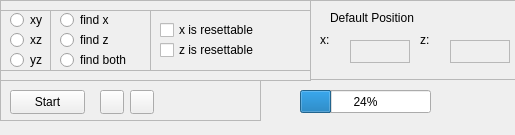
        <widget class="QWidget" name="scrollAreaTopRightContents">
         <property name="geometry">
          <rect>
           <x>0</x>
           <y>0</y>
           <width>515</width>
           <height>135</height>
          </rect>
         </property>
         <property name="minimumSize">
          <size>
           <width>515</width>
           <height>135</height>
          </size>
         </property>
         <widget class="QFrame" name="RadioButtonsAndCheckboxes">
          <property name="geometry">
           <rect>
            <x>0</x>
            <y>0</y>
            <width>311</width>
            <height>81</height>
           </rect>
          </property>
          <property name="frameShape">
           <enum>QFrame::StyledPanel</enum>
          </property>
          <property name="frameShadow">
           <enum>QFrame::Raised</enum>
          </property>
          <widget class="QFrame" name="frameFindXYZ">
           <property name="geometry">
            <rect>
             <x>50</x>
             <y>10</y>
             <width>101</width>
             <height>61</height>
            </rect>
           </property>
           <property name="frameShape">
            <enum>QFrame::StyledPanel</enum>
           </property>
           <property name="frameShadow">
            <enum>QFrame::Raised</enum>
           </property>
           <property name="lineWidth">
            <number>2</number>
           </property>
           <property name="midLineWidth">
            <number>0</number>
           </property>
           <widget class="QRadioButton" name="radioButton_xyz_second">
            <property name="geometry">
             <rect>
              <x>10</x>
              <y>20</y>
              <width>91</width>
              <height>20</height>
             </rect>
            </property>
            <property name="text">
             <string>find z</string>
            </property>
           </widget>
           <widget class="QRadioButton" name="radioButton_xyz_first">
            <property name="geometry">
             <rect>
              <x>10</x>
              <y>0</y>
              <width>91</width>
              <height>20</height>
             </rect>
            </property>
            <property name="text">
             <string>find x</string>
            </property>
           </widget>
           <widget class="QRadioButton" name="radioButton_xyz_both">
            <property name="geometry">
             <rect>
              <x>10</x>
              <y>40</y>
              <width>91</width>
              <height>20</height>
             </rect>
            </property>
            <property name="text">
             <string>find both</string>
            </property>
           </widget>
          </widget>
          <widget class="QFrame" name="frameXYZ_lable">
           <property name="geometry">
            <rect>
             <x>0</x>
             <y>10</y>
             <width>51</width>
             <height>61</height>
            </rect>
           </property>
           <property name="frameShape">
            <enum>QFrame::StyledPanel</enum>
           </property>
           <property name="frameShadow">
            <enum>QFrame::Raised</enum>
           </property>
           <property name="lineWidth">
            <number>2</number>
           </property>
           <property name="midLineWidth">
            <number>0</number>
           </property>
           <widget class="QRadioButton" name="radioButton_xz">
            <property name="geometry">
             <rect>
              <x>10</x>
              <y>20</y>
              <width>51</width>
              <height>20</height>
             </rect>
            </property>
            <property name="text">
             <string>xz</string>
            </property>
           </widget>
           <widget class="QRadioButton" name="radioButton_xy">
            <property name="geometry">
             <rect>
              <x>10</x>
              <y>0</y>
              <width>51</width>
              <height>20</height>
             </rect>
            </property>
            <property name="text">
             <string>xy</string>
            </property>
           </widget>
           <widget class="QRadioButton" name="radioButton_yz">
            <property name="geometry">
             <rect>
              <x>10</x>
              <y>40</y>
              <width>51</width>
              <height>20</height>
             </rect>
            </property>
            <property name="text">
             <string>yz</string>
            </property>
           </widget>
          </widget>
          <widget class="QFrame" name="frameResettable">
           <property name="geometry">
            <rect>
             <x>150</x>
             <y>10</y>
             <width>161</width>
             <height>61</height>
            </rect>
           </property>
           <property name="frameShape">
            <enum>QFrame::StyledPanel</enum>
           </property>
           <property name="frameShadow">
            <enum>QFrame::Raised</enum>
           </property>
           <property name="lineWidth">
            <number>2</number>
           </property>
           <widget class="QCheckBox" name="checkBoxX_Resettable">
            <property name="geometry">
             <rect>
              <x>10</x>
              <y>10</y>
              <width>141</width>
              <height>20</height>
             </rect>
            </property>
            <property name="text">
             <string>x is resettable</string>
            </property>
           </widget>
           <widget class="QCheckBox" name="checkBoxZ_Resettable">
            <property name="geometry">
             <rect>
              <x>10</x>
              <y>30</y>
              <width>141</width>
              <height>20</height>
             </rect>
            </property>
            <property name="text">
             <string>z is resettable</string>
            </property>
           </widget>
          </widget>
         </widget>
         <widget class="QFrame" name="defaultPosFrame">
          <property name="geometry">
           <rect>
            <x>310</x>
            <y>0</y>
            <width>250</width>
            <height>80</height>
           </rect>
          </property>
          <property name="frameShape">
           <enum>QFrame::StyledPanel</enum>
          </property>
          <property name="frameShadow">
           <enum>QFrame::Raised</enum>
          </property>
          <widget class="QLabel" name="labelDefaultPos">
           <property name="geometry">
            <rect>
             <x>20</x>
             <y>10</y>
             <width>111</width>
             <height>16</height>
            </rect>
           </property>
           <property name="text">
            <string>Default Position</string>
           </property>
          </widget>
          <widget class="QLabel" name="labelDefaultFirst">
           <property name="geometry">
            <rect>
             <x>10</x>
             <y>32</y>
             <width>16</width>
             <height>16</height>
            </rect>
           </property>
           <property name="text">
            <string>x:</string>
           </property>
          </widget>
          <widget class="QLabel" name="labelDefaultSecond">
           <property name="geometry">
            <rect>
             <x>110</x>
             <y>32</y>
             <width>16</width>
             <height>16</height>
            </rect>
           </property>
           <property name="text">
            <string>z:</string>
           </property>
          </widget>
          <widget class="QFrame" name="redFrameDefaultPos1">
           <property name="geometry">
            <rect>
             <x>40</x>
             <y>40</y>
             <width>60</width>
             <height>23</height>
            </rect>
           </property>
           <property name="frameShape">
            <enum>QFrame::StyledPanel</enum>
           </property>
           <property name="frameShadow">
            <enum>QFrame::Raised</enum>
           </property>
          </widget>
          <widget class="QFrame" name="redFrameDefaultPos2">
           <property name="geometry">
            <rect>
             <x>140</x>
             <y>40</y>
             <width>60</width>
             <height>23</height>
            </rect>
           </property>
           <property name="frameShape">
            <enum>QFrame::StyledPanel</enum>
           </property>
           <property name="frameShadow">
            <enum>QFrame::Raised</enum>
           </property>
          </widget>
         </widget>
         <widget class="QProgressBar" name="progressBarMainSearch">
          <property name="geometry">
           <rect>
            <x>300</x>
            <y>90</y>
            <width>131</width>
            <height>23</height>
           </rect>
          </property>
          <property name="value">
           <number>24</number>
          </property>
         </widget>
         <widget class="QFrame" name="startPauseCancelFrame">
          <property name="geometry">
           <rect>
            <x>0</x>
            <y>80</y>
            <width>261</width>
            <height>41</height>
           </rect>
          </property>
          <property name="frameShape">
           <enum>QFrame::StyledPanel</enum>
          </property>
          <property name="frameShadow">
           <enum>QFrame::Raised</enum>
          </property>
          <widget class="QPushButton" name="cancelButton">
           <property name="geometry">
            <rect>
             <x>130</x>
             <y>10</y>
             <width>24</width>
             <height>24</height>
            </rect>
           </property>
           <property name="text">
            <string/>
           </property>
          </widget>
          <widget class="QPushButton" name="startButton">
           <property name="geometry">
            <rect>
             <x>10</x>
             <y>10</y>
             <width>75</width>
             <height>24</height>
            </rect>
           </property>
           <property name="text">
            <string>Start</string>
           </property>
          </widget>
          <widget class="QPushButton" name="pauseButton">
           <property name="geometry">
            <rect>
             <x>100</x>
             <y>10</y>
             <width>24</width>
             <height>24</height>
            </rect>
           </property>
           <property name="text">
            <string/>
           </property>
          </widget>
         </widget>
         <widget class="QLabel" name="mainSearchProgressLabel">
          <property name="geometry">
           <rect>
            <x>280</x>
            <y>120</y>
            <width>201</width>
            <height>20</height>
           </rect>
          </property>
          <property name="text">
           <string/>
          </property>
          <property name="alignment">
           <set>Qt::AlignCenter</set>
          </property>
         </widget>
        </widget>
